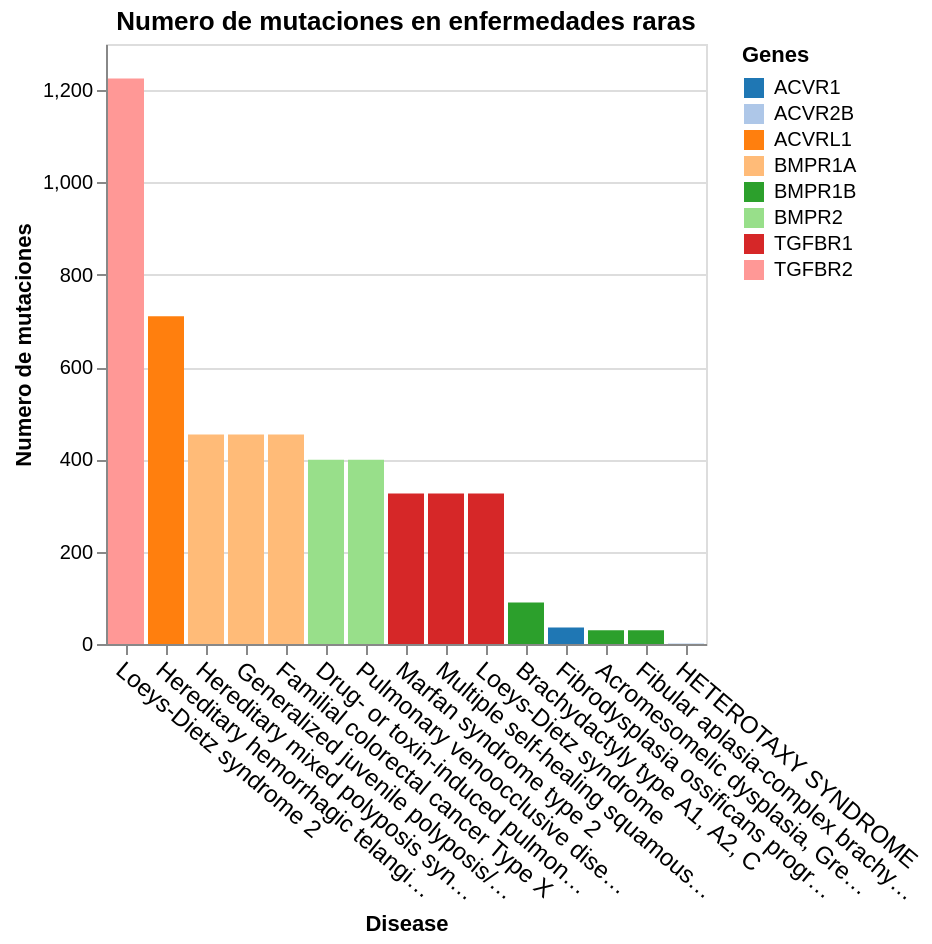

Notebook cell for this chart:
### Code cell
import altair as alt
alt.data_transformers.enable('default', max_rows=None)

g1=alt.Chart(rare_disease_variations).mark_bar().encode(
    x=alt.X('Disease',axis=alt.Axis(
              labelAngle=40, labelFontSize=12), sort='-y'),
    y=alt.Y('count(Protein change):Q').title('Numero de mutaciones'),
    color=alt.Color('GeneSymbol', scale=alt.Scale(scheme='category20'), title='Genes')
).properties(
    title='Numero de mutaciones en enfermedades raras'
)

g2=alt.Chart(rare_disease_variations).mark_arc().encode(
    theta='count(Protein change)):Q',
    color="Molecular consequence"
).properties(
    title='Tipo de mutacion mas frecuente en cancer'
)
g1

### Figure 1 — Vega-Lite specification as saved in the notebook (floating-point values rounded to 4 significant figures; data arrays with more than 128 entries replaced by an {"elided": "..."} marker saying what was removed)
{"config": {"view": {"continuousWidth": 300, "continuousHeight": 300}}, "data": {"name": "data-69cbeac6dd54bc1a0a6222ea7818b956"}, "mark": {"type": "bar"}, "encoding": {"color": {"field": "GeneSymbol", "scale": {"scheme": "category20"}, "title": "Genes", "type": "nominal"}, "x": {"axis": {"labelAngle": 40, "labelFontSize": 12}, "field": "Disease", "sort": "-y", "type": "nominal"}, "y": {"aggregate": "count", "field": "Protein change", "title": "Numero de mutaciones", "type": "quantitative"}}, "title": "Numero de mutaciones en enfermedades raras", "$schema": "https://vega.github.io/schema/vega-lite/v5.17.0.json", "datasets": {"data-69cbeac6dd54bc1a0a6222ea7818b956": {"elided": "5260 records"}}}
